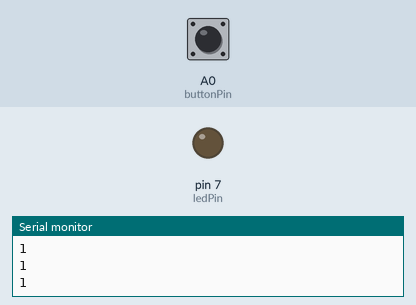
A sketch run on a simulated Arduino Uno, built with avr-gcc and run on an emulated ATmega328P. Parts: output pins drawn as LEDs (lit = HIGH), the last lines printed to the serial monitor. The inputs (shaded band) are chosen by the test bench; at power-on: A0 (buttonPin) HIGH.

Above: at 1.2 s.
1.3 s: A0 (buttonPin) pulled LOW for 0.15 s
At 2.6 s:
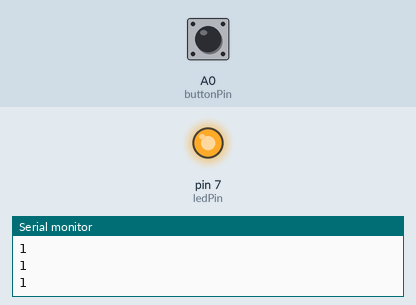
2.9 s: A0 (buttonPin) pulled LOW for 1 s
At 4.0 s:
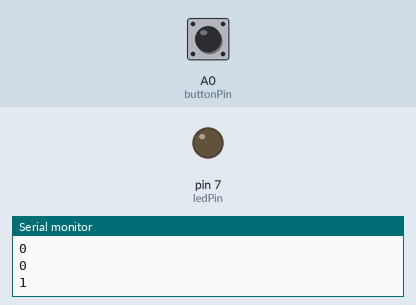
5.4 s: A0 (buttonPin) pulled LOW for 3.2 s
At 6.0 s:
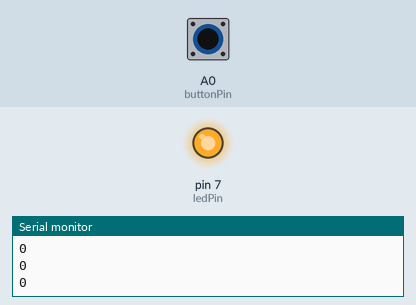
Timing chart, 0 to 8.4 s (numbered marks = the images above; inputs shaded):
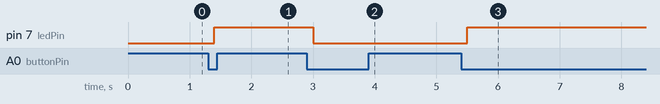

The sketch:

Interruptor.ino
```cpp
int buttonPin = A0;
int ledPin =7;
int ledState = 0;
int buttonOld = 1;
int buttonNew;
int dt = 100;

void setup() {
  // put your setup code here, to run once:
  pinMode(buttonPin, INPUT);
  pinMode(ledPin, OUTPUT);
  Serial.begin(9600);
}

void loop() {
  // put your main code here, to run repeatedly:
  buttonNew = digitalRead(buttonPin);
  Serial.println(buttonNew);
  delay(dt);
  if(buttonNew == 0 && buttonOld == 1){
    if (ledState == 0){
    digitalWrite(ledPin, 1);
    ledState = 1;
  }
  else {
    digitalWrite(ledPin, 0);
    ledState = 0;
  }
}
 buttonOld=buttonNew;
}
```

Measured:
- after the input at 1.3 s, pin 7 (ledPin): LOW → HIGH after 0.10 s
- after the input at 2.9 s, pin 7 (ledPin): HIGH → LOW after 0.10 s
- after the input at 5.4 s, pin 7 (ledPin): LOW → HIGH after 0.11 s
